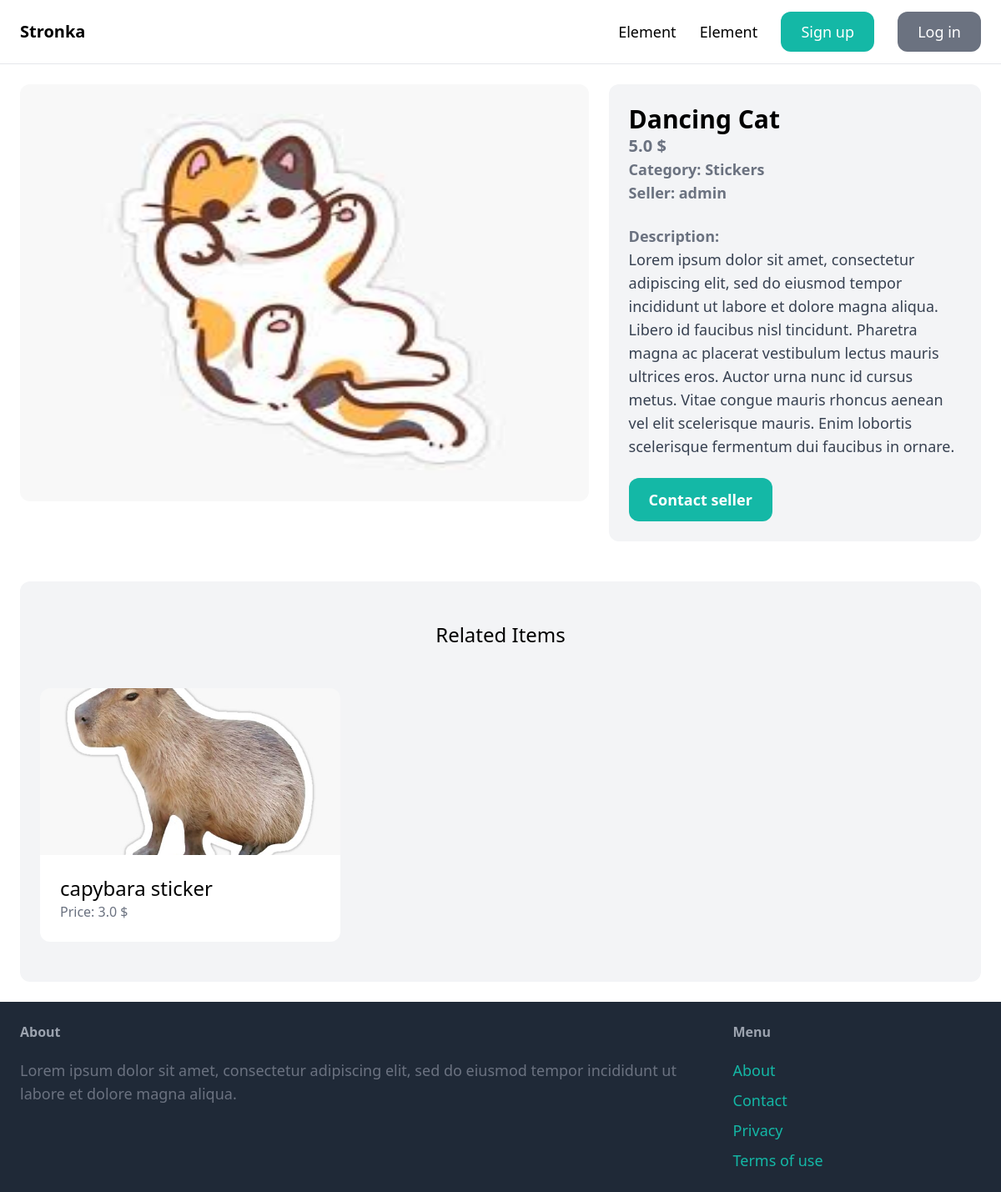
Page /items/1/ on the committed database.
### item/models.py (models this page shows, shortened)
class Item(models.Model):
    name = models.CharField(max_length=255)
    category = models.ForeignKey(Category,related_name='items',on_delete=models.CASCADE)
    description = models.TextField(blank=True, null=True)
    price = models.FloatField()
    image = models.ImageField(upload_to='item_images',blank=True, null=True)
    is_sold = models.BooleanField(default=False)
    created_by = models.ForeignKey(User,related_name='items',on_delete=models.CASCADE)
    created_at = models.DateTimeField(auto_now_add=True)
    class Meta:
        ordering = ('name',)

class Category(models.Model):
    name = models.CharField(max_length=255)
    class Meta:
        ordering = ('name',)
        verbose_name_plural = 'categories'
    def __str__(self):
        return self.name

### item/views.py (the view)
# urls.py: path('<int:pk>/', views.detail, name='detail'),
def detail(request,pk):
    item=get_object_or_404(Item,pk=pk)
    related_items=Item.objects.filter(category=item.category, is_sold=False).exclude(pk=item.pk)
    return render(request, 'item/detail.html', {'item': item, 'related_items': related_items})

### item/templates/item/detail.html (shortened to what this page needs)
{% extends 'core/base.html' %}
{% block content %}
    <div class="grid grid-cols-5 gap-6">
        <div class="col-span-3">
            <img src="{{item.image.url}}" class="rounded-xl" style="width: 100%; height: 500px;">
        </div>
        <div class="col-span-2 p-6 bg-gray-100 rounded-xl">
            <h1 class="text-3xl font-bold">{{item.name}}</h1>
            <p class="text-xl font-semibold text-gray-500">{{item.price}} $ </p>
            <p class="text-lg font-semibold text-gray-500"><strong>Category: </strong>{{item.category}}</p>
            <p class="text-lg font-semibold text-gray-500"><strong>Seller: </strong>{{item.created_by}}</p><br>
            {% if item.description %}
                <p class="text-lg text-gray-700">
                    <strong class="text-gray-500 font-semibold">Description:</strong><br>
                    {{item.description}}
                </p>
            {% endif %}
            <a href="#" class="inline-block mt-6 px-6 py-3 text-lg font-semibold text-white bg-teal-500 rounded-xl hover:bg-teal-700">Contact seller</a>
        </div>
    </div>
    <br>
    <div class="mt-6 px-6 py-12 bg-gray-100 rounded-xl">
        <h2 class="mb-12 text-2xl text-center">Related Items</h2>
        <div class="grid grid-cols-3 gap-3">
            {% for item in related_items %}
            <div>
                <a href="{% url 'item:detail' item.id %}">
                    <div>
                        <img src= "{{item.image.url}}" class="rounded-t-xl" style="width: 100%; height: 200px; object-fit: cover; display: block; margin: auto;">
                    </div>
                    <div class="p-6 bg-white rounded-b-xl">
                        <h2 class="text-2xl">{{item.name}}</h2>
                        <p class="text-gray-500">Price: {{item.price}} $</p>
                    </div>
                </a>
            </div>
            {% endfor %}
        </div>
    </div>
{% endblock  %}

### rows in the picture
Item: image (picture), name "Dancing Cat", price "5.0", category "Stickers", created_by "admin", description "Lorem ipsum dolor sit amet, consectetur adipiscing elit, sed do eiusmod tempor incididunt ut labore et dolore magna aliqua. Libero id faucibus nisl tincidunt. Pharetra magna ac placerat vestibulum lectus mauris ultrices eros. Auctor urna nunc id cursus metus. Vitae congue mauris rhoncus aenean vel elit scelerisque mauris. Enim lobortis scelerisque fermentum dui faucibus in ornare."
Item: image (picture), name "capybara sticker", price "3.0"
